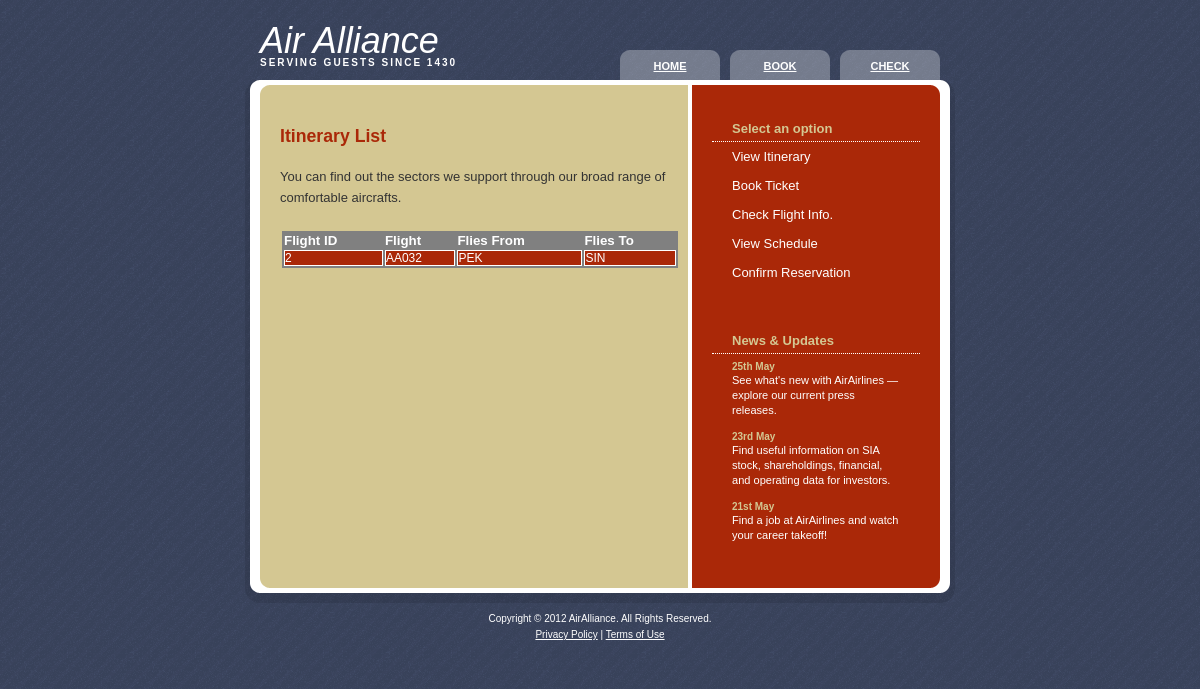
The page /flightinfo.php?FID=2 on the database its author committed.
### tables this page shows
CREATE TABLE IF NOT EXISTS `Flights` (
  `FID` int(11) NOT NULL,
  `FName` varchar(10) NOT NULL,
  `SourceSID` int(11) NOT NULL,
  `DestSID` int(11) NOT NULL,
  PRIMARY KEY  (`FID`)
);

CREATE TABLE IF NOT EXISTS `Sectors` (
  `SID` int(11) NOT NULL auto_increment,
  `Sector` varchar(10) NOT NULL,
  PRIMARY KEY  (`SID`),
  KEY `Sector` (`Sector`)
);

### itinerarymanager.php (called while the page is built, shortened)
<?php
include("classes/flight.php");
function initDB(){
    if(! isset($_SESSION['databaseURL'])){
            $query = "SELECT * FROM Sectors";
        }
    $databaseURL = $_SESSION['databaseURL'];
    $databaseUName = $_SESSION['databaseUName'];
    $databasePWord = $_SESSION['databasePWord'];
    $connection = mysql_connect($databaseURL,$databaseUName,$databasePWord);
    return $connection;
}
function getFlightInfo($FID){
    if($FID == 0){
            $query = "SELECT * FROM Flights";
        }
        else{
            $query = "SELECT * FROM Flights WHERE FID='".$FID."'";
        }
    $result = mysql_query($query);
    $flightID = 0;
    while($row = mysql_fetch_array($result)){
            $FID = $row['FID'];
            $FName = $row['FName'];
            $SourceSID = $row['SourceSID'];
            $DestSID = $row['DestSID'];
            $query2 = "SELECT * FROM Sectors WHERE SID='".$SourceSID."'";
            $result2 = mysql_query($query2);
            $row2 = mysql_fetch_array($result2);
            $source = $row2['Sector'];
            $query3 = "SELECT * FROM Sectors WHERE SID='".$DestSID."'";
            $result3 = mysql_query($query3);
            $row3 = mysql_fetch_array($result3);
            $dest= $row3['Sector'];
            $flight = new Flight();
            $flight->set_FID($FID);
            $flight->set_FName($FName);
            $flight->set_source($source);
            $flight->set_dest($dest);
            $flightData[$flightID] = $flight;
            $flightID = $flightID +1;
        }
    return $flightData;
}
?>

### classes/flight.php (called while the page is built)
<?php
class Flight {
    private $FID;
    private $fName;
    private $source;
    private $dest;
    function set_FID($FID) {
        $this->FID = $FID;
    }
    function set_FName($fName) {
        $this->fName = $fName;
    }
    function set_source($source) {
        $this->source = $source;
    }
    function set_dest($dest) {
        $this->dest = $dest;
    }
    function get_FID() {
        return $this->FID;
    }
    function get_FName() {
        return $this->fName;
    }
    function get_source() {
        return $this->source;
    }
    function get_dest() {
        return $this->dest;
    }
}
?>

### flightinfo.php (the view, shortened to what this page needs)
<!DOCTYPE html PUBLIC "-//W3C//DTD XHTML 1.0 Strict//EN" "http://www.w3.org/TR/xhtml1/DTD/xhtml1-strict.dtd">
<html xmlns="http://www.w3.org/1999/xhtml">
    <head>
        <link href="css/default.css" rel="stylesheet" type="text/css" />
    </head>
    <?php
        include("itinerarymanager.php");
        $FID=0;
        if(isset($_REQUEST["FID"])){
            $FID = $_REQUEST["FID"];
        }
    ?>
    <body>
        <div id="wrapper">
        <?php include 'include/header.php'; ?>
            <div id="page">
                <div id="content">
                    <div id="welcome">
                        <h1>Itinerary List</h1>
                        <p>
                            You can find out the sectors we support through our broad range of comfortable aircrafts.
                        </p>
                        <table class="aatable">
                            <tr>
                                <th>Flight ID</th>
                                <th>Flight</th>
                                <th>Flies From</th>
                                <th>Flies To</th>
                            </tr>
                            <?php
                            $flightData = getFlightInfo($FID);
                            for($index=0;$index < count($flightData);$index++){
                                $flight = $flightData[$index];
                                echo "<tr>";
                                echo "<td>".$flight->get_FID()."</td>";
                                echo "<td>".$flight->get_FName()."</td>";
                                echo "<td>".$flight->get_source()."</td>";
                                echo "<td>".$flight->get_dest()."</td>";
                                echo "</tr>";
                            }
                            ?>
                        </table>
                    </div>
                </div>
                <div id="sidebar">
                    <ul>
                        <?php include 'include/nav.php'; ?>
                            <?php include 'include/updates.php'; ?>
                    </ul>
                </div>
                <div style="clear: both; height: 1px"></div>
            </div>
                <?php include 'include/footer.php'; ?>
        </div>
    </body>
</html>

### css/default.css (style rules this page uses)
* { margin: 0; padding: 0; }
body { background: #D4C792 url(images/img01.gif); font-family: Arial, Helvetica, sans-serif; font-size: 13px; color: #333333; }
h1, h2, h3 { color: #AA2808; }
p, blockquote, ul, ol { margin-bottom: 20px; line-height: 1.6em; }
#page { width: 710px; margin: 0 auto; background: #D4C792 url(images/img04.gif) repeat-y; }
#content { float: left; width: 388px; padding: 30px 0 0 35px; }
#content h1, #content h2, #content h3 { margin-bottom: 20px; }
#content h1 { font-size: 136%; }
#sidebar { float: right; width: 208px; padding: 0 35px 0 0; }
#sidebar ul { margin: 0; padding: 0; list-style: none; line-height: normal; }
TABLE.aatable { font-family:arial; font-size:10pt; background-color:#808080; width:400px; border-style:solid; border-color:#D4C792; border-width:2px; }
TH { font-size:10pt; color:white; text-align:left; }
TD { font-size:9pt; background-color:#AA2808; color:white; border-style:solid; border-width:1px; text-align:left; }

### rows shown on the page
flights: FID "2", FName "AA032"
sectors: Sector "PEK"
sectors: Sector "SIN"
